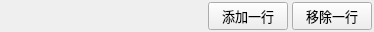
<?xml version="1.0" encoding="UTF-8"?>
<ui version="4.0">
 <class>Form</class>
 <widget class="QWidget" name="Form">
  <property name="geometry">
   <rect>
    <x>0</x>
    <y>0</y>
    <width>374</width>
    <height>32</height>
   </rect>
  </property>
  <property name="minimumSize">
   <size>
    <width>128</width>
    <height>32</height>
   </size>
  </property>
  <property name="maximumSize">
   <size>
    <width>512</width>
    <height>48</height>
   </size>
  </property>
  <property name="font">
   <font>
    <pointsize>10</pointsize>
   </font>
  </property>
  <property name="windowTitle">
   <string>Form</string>
  </property>
  <layout class="QHBoxLayout" name="horizontalLayout">
   <property name="spacing">
    <number>4</number>
   </property>
   <property name="leftMargin">
    <number>2</number>
   </property>
   <property name="topMargin">
    <number>2</number>
   </property>
   <property name="rightMargin">
    <number>2</number>
   </property>
   <property name="bottomMargin">
    <number>2</number>
   </property>
   <item>
    <spacer name="horizontalSpacer">
     <property name="orientation">
      <enum>Qt::Orientation::Horizontal</enum>
     </property>
     <property name="sizeHint" stdset="0">
      <size>
       <width>209</width>
       <height>20</height>
      </size>
     </property>
    </spacer>
   </item>
   <item>
    <widget class="QPushButton" name="pushButton_Add">
     <property name="text">
      <string>添加一行</string>
     </property>
    </widget>
   </item>
   <item>
    <widget class="QPushButton" name="pushButton_Remove">
     <property name="text">
      <string>移除一行</string>
     </property>
    </widget>
   </item>
  </layout>
 </widget>
 <resources/>
 <connections/>
</ui>
